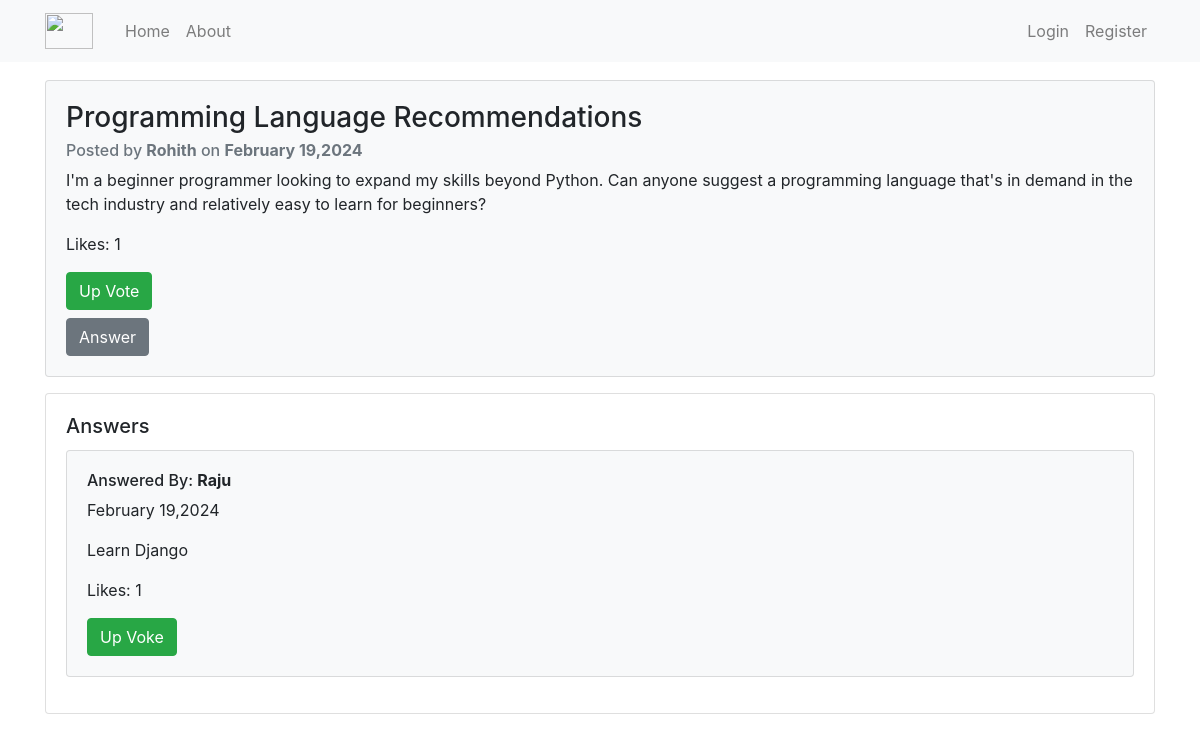
Page /question/8/ on the committed database.
### main/models.py (models this page shows, shortened)
class Question(models.Model):
    title = models.CharField(max_length=100)
    description = models.TextField()
    author = models.ForeignKey(User, related_name='questions', on_delete=models.CASCADE)
    asked_on = models.DateTimeField(auto_now_add=True)
    votes = models.ManyToManyField(User, related_name='questions_liked', blank=True)

class Answer(models.Model):
    question = models.ForeignKey(Question, on_delete=models.CASCADE)
    answer = models.TextField()
    answered_by = models.ForeignKey(User, related_name='answers',on_delete=models.CASCADE)
    answered_on = models.DateTimeField(auto_now_add=True)
    votes = models.ManyToManyField(User, related_name='answers_liked', blank=True)

### main/views.py (the view)
# urls.py: path('question/<int:id>/',question_detail,name='question'),
def question_detail(request, id):
    context = {}
    try:
        question = Question.objects.prefetch_related("answer_set").get(id=id)
        question.user_liked = question.votes.filter(id=request.user.id).exists()
        context["question"] = question
        answers = question.answer_set.all()
        for answer in answers:
            answer.user_liked = answer.votes.filter(id=request.user.id).exists()
        context["answers"] = answers
    except Question.DoesNotExist as e:
        messages.warning(request,"Sorry, The page you requested does not exist.")
        print(e.__str__())
        return redirect(to="/")
    return render(request, "main/question.html", context)

### main/templates/main/question.html (shortened to what this page needs)
{%extends "main/base.html"%}
{% load crispy_forms_tags %}
{% block content%}
<div class="card bg-light mt-2">
    <div class="card-body">
        <h3 class="card-title">{{question.title}}</h>
            <h6 class="card-subtitle mb-2 text-muted">Posted by
                <strong>{{ question.author.username|capfirst }}</strong> on
                <strong>{{ question.asked_on|date:"F d,Y" }}</strong>
            </h6>
            <p class="card-text">{{ question.description }}</p>
            <div>
                <p class="card-text">Likes: {{ question.votes.count }}</p>
                {% if question.user_liked %}
                <form action="{%url 'upvote-question' question.id %}">
                    {% csrf_token %}
                    <input type="hidden" name="redirect_to" value={{request.path}}>
                    <button type="submit" class="btn btn-danger">Down Vote</button>
                </form>
                {%else%}
                <form action="{%url 'upvote-question' question.id %}">
                    <button type="submit" class="btn btn-success">Up Vote</button>
                </form>
                {%endif%}
                <a href="{%url 'answer' question.id%}" class="btn btn-secondary mt-2">Answer</a>
            </div>
    </div>
</div>
<div class="card mt-3">
    <div class="card-body">
        <h5 class="card-title">Answers</h5>
        {%if answers%}
        {% for ans in answers %}
        <div class="card bg-light mb-3">
            <div class="card-body">
                <h6 class="mt-0">Answered By: <strong> {{ ans.answered_by.username|capfirst }} </strong></h6>
                <p>{{ans.answered_on|date:"F d,Y"}}</p>
                <p>{{ans.answer}}</p>
                <p class="card-text">Likes: {{ ans.votes.count }}</p>
                {% if ans.user_liked %}
                <form action="{%url 'upvote-answer' ans.id %}">
                    <input type="hidden" name="redirect_to" value={{request.path}}>
                    <button type="submit" class="btn btn-danger">Down Voke</button>
                </form>
                {%else%}
                <form action="{%url 'upvote-answer' ans.id %}">
                    <button type="submit" class="btn btn-success">Up Voke</button>
                </form>
                {%endif%}
            </div>
        </div>
        {% endfor %}
        {%else%}
        <div>No Answers Yet</div>
        {%endif%}
    </div>
</div>
{%endblock content%}

### main/static/main/base.css (style rules this page uses)
a { text-decoration: none; color: inherit; }

### rows in the picture
Question: title "Programming Language Recommendations", author.username "Rohith", asked_on "February 19,2024", description "I'm a beginner programmer looking to expand my skills beyond Python. Can anyone suggest a programming language that's in demand in the tech industry and relatively easy to learn for beginners?", votes.count "1"
Answer: answered_by.username "Raju", answered_on "February 19,2024", answer "Learn Django", votes.count "1"
